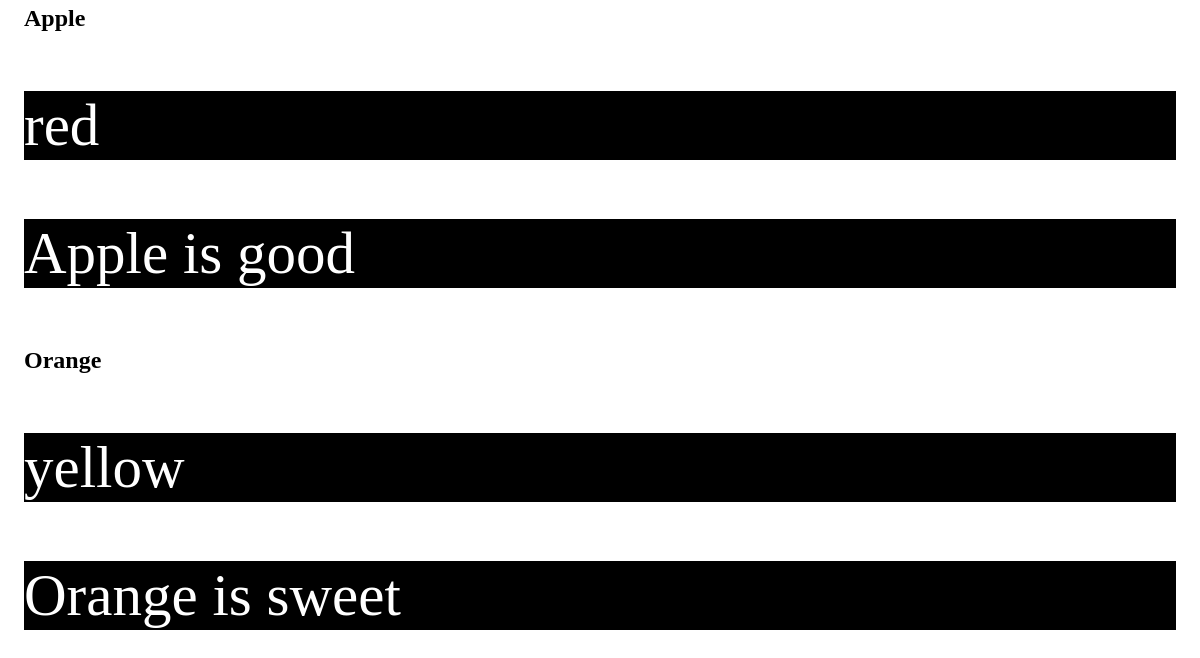
Before: / (lower part) with the older database file.
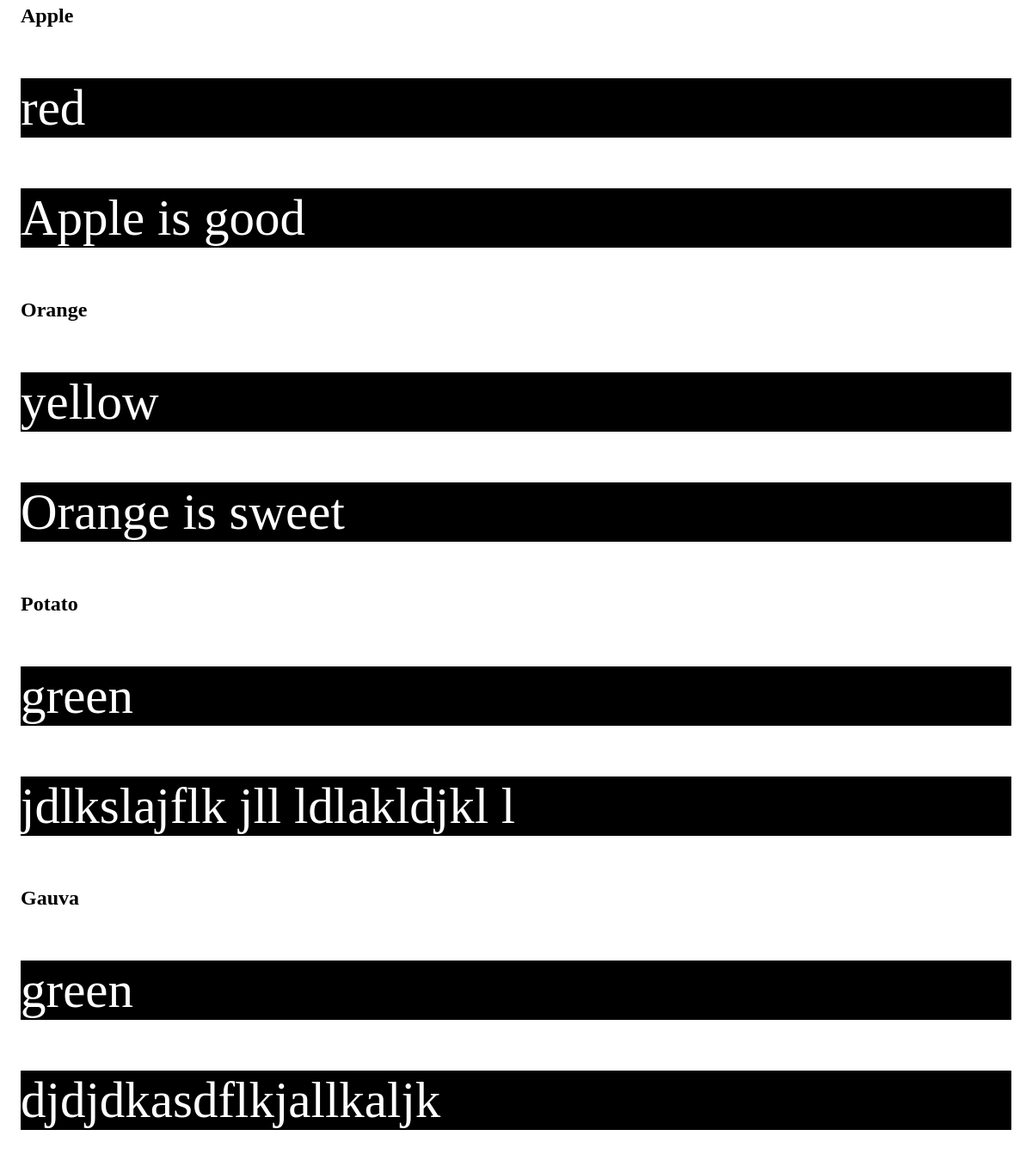
After: the same page with the newer database file.
### firstapp/models.py (models this page shows)
class Fruit(models.Model):
    name=models.CharField(max_length=200,help_text='name of fruit')
    color=models.CharField(max_length=200,help_text='color of the fruit')
    description=models.TextField()

### firstapp/views.py (the view)
# urls.py: path('',views.index,name='index'),
def index(request):
    fruits=Fruit.objects.all()
    if request.method=="POST":
        fruitform=FruitPost(request.POST)
        if fruitform.is_valid():
            Fruit.objects.create(name=request.POST['name'],color=request.POST['color'],description=request.POST['description'])
            context={'fruits':fruits}
            return redirect('firstapp:index')
    else:
        fruitform=FruitPost()
    context={'fruitform':fruitform,'fruits':fruits}
    return render(request,'index.html',context)

### templates/index.html (shortened to what this page needs)
<!DOCTYPE html>
<html lang="en">
<head>
    {% load static %}
    <link rel="stylesheet" href="{% static 'css/index.css' %}">
</head>
<body>
   {% for listoffruit in fruits %}
   <h2>{{listoffruit.name}}</h2>
   <p>{{listoffruit.color}}</p>
   <p>{{listoffruit.description}}</p>
   {% endfor %}
</body>
</html>

### static/css/index.css (style rules this page uses)
h1,p { background-color: black; color:white; font-size:59px; }
body { padding: 1rem; }

Changed rows visible on the page:
added Fruit: name "Potato", color "green", description "jdlkslajflk jll ldlakldjkl l"
added Fruit: name "Gauva", color "green", description "djdjdkasdflkjallkaljk"
